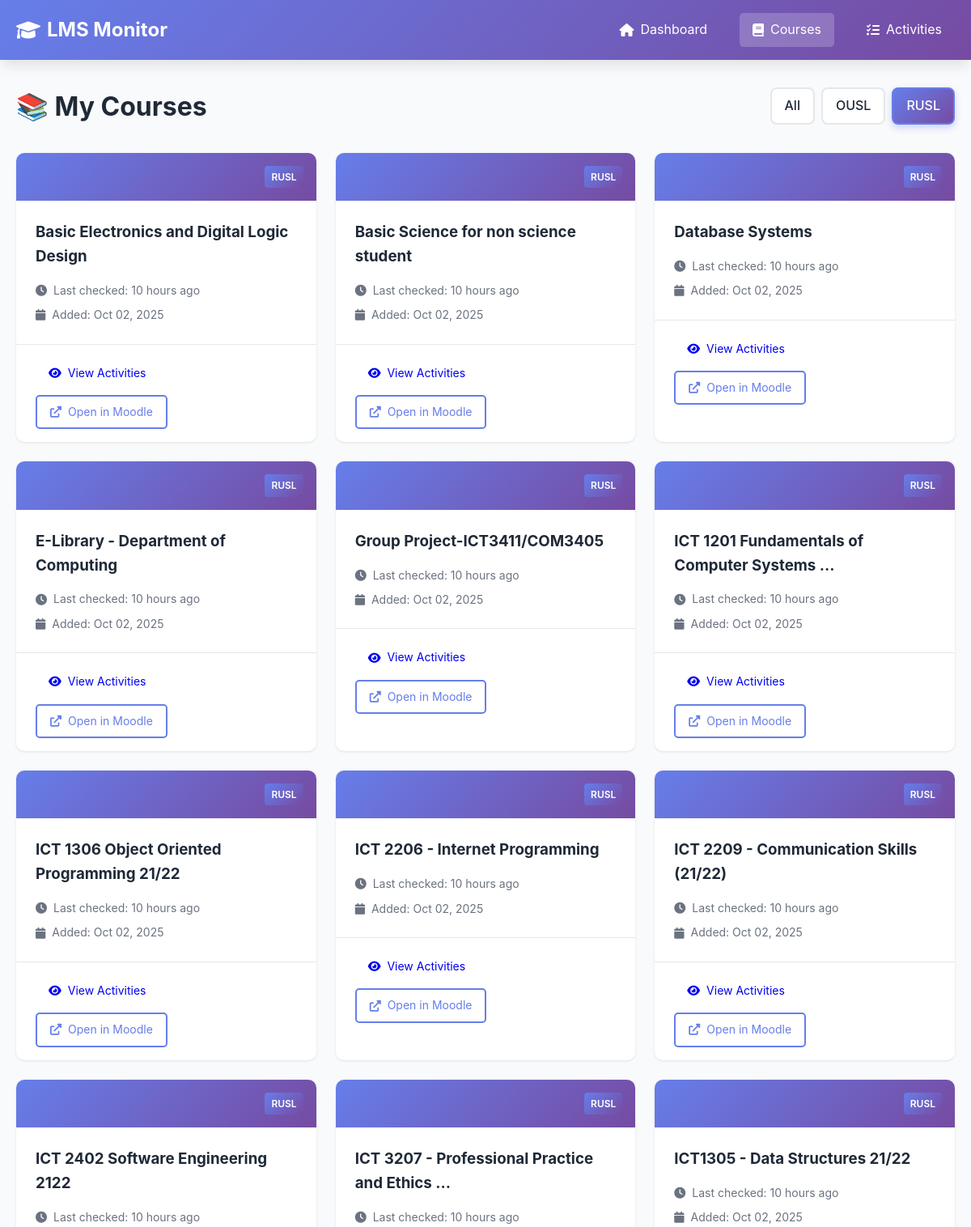
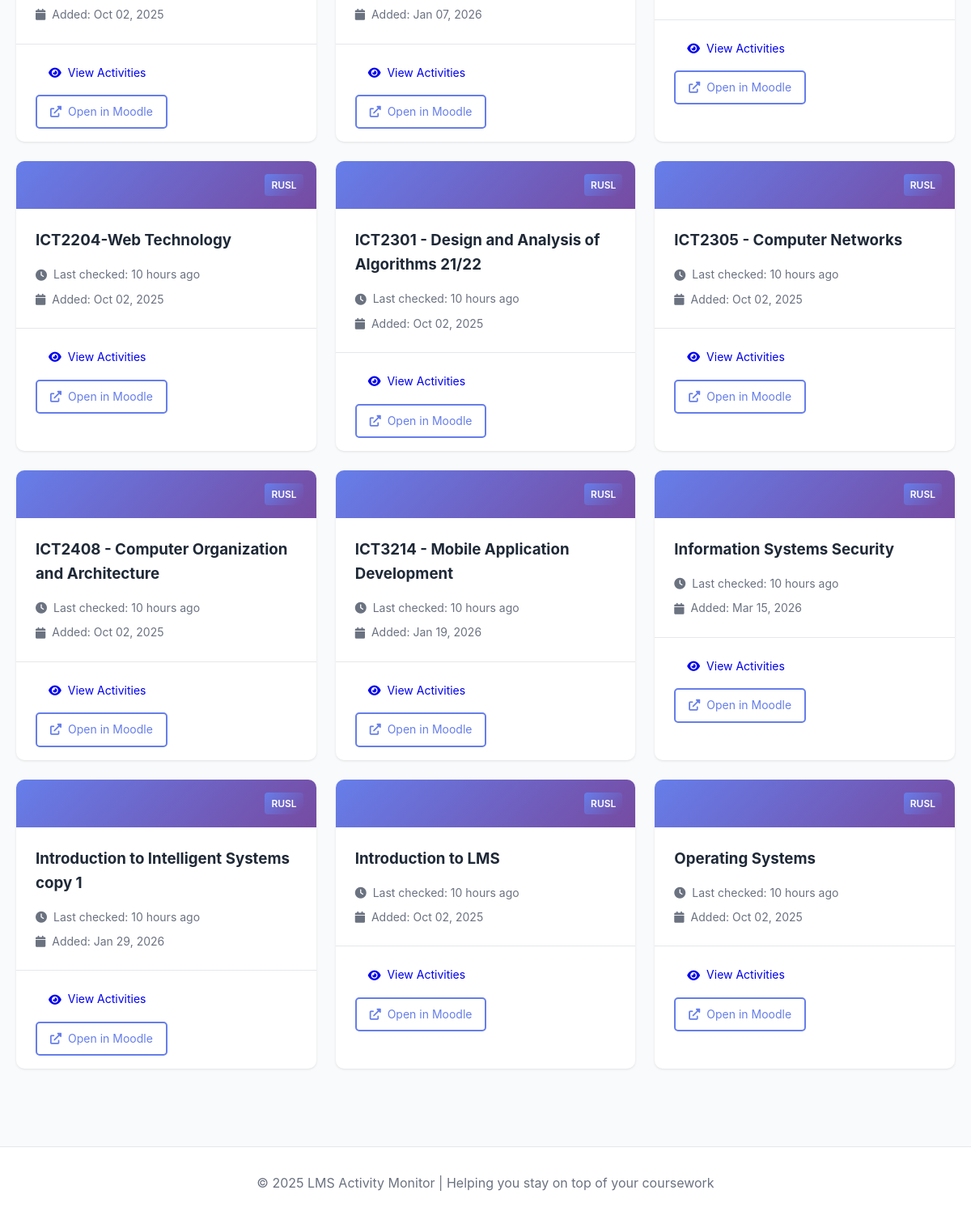
The page /courses?lms=RUSL on the database as committed earlier (2 pictures, top to bottom).
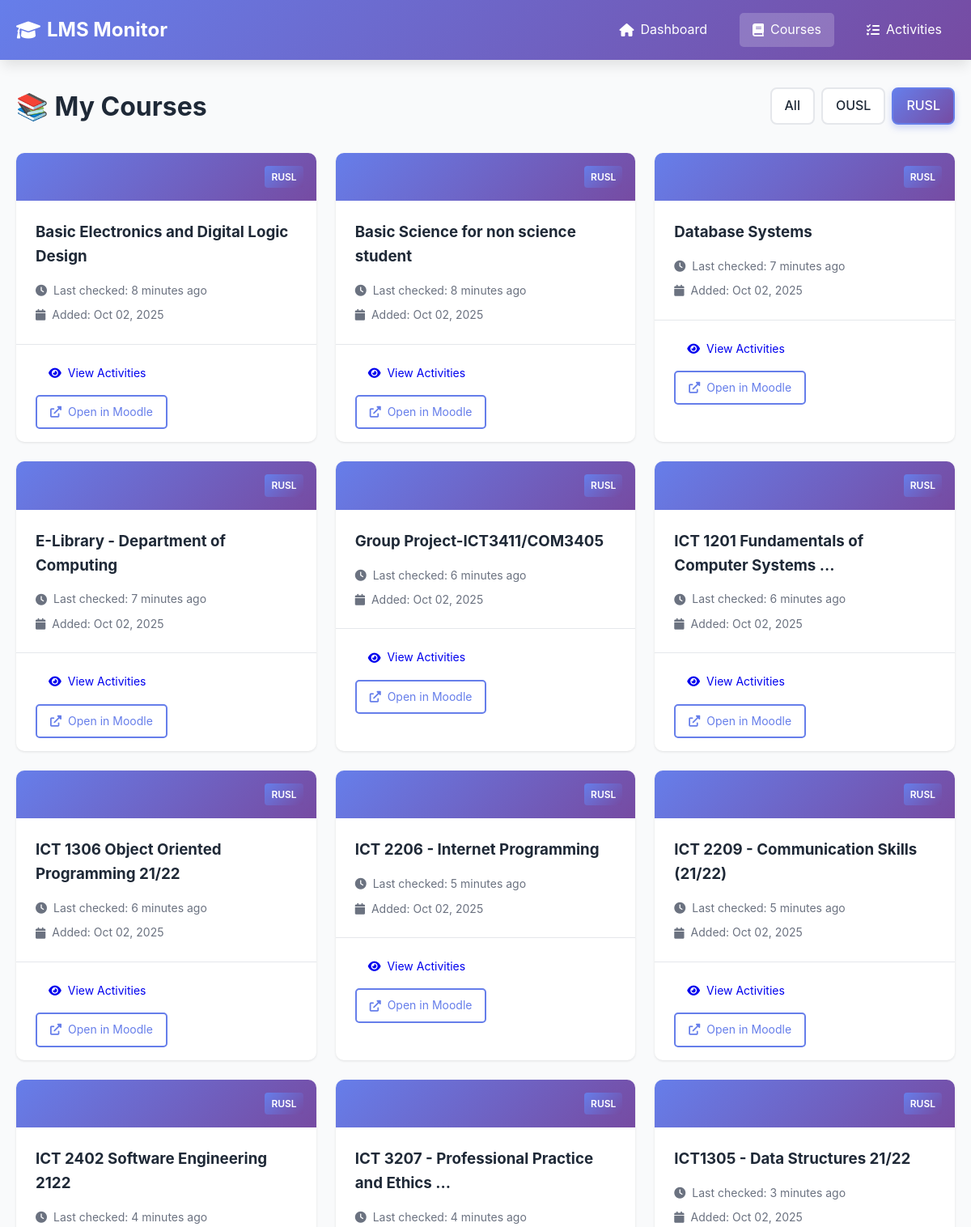
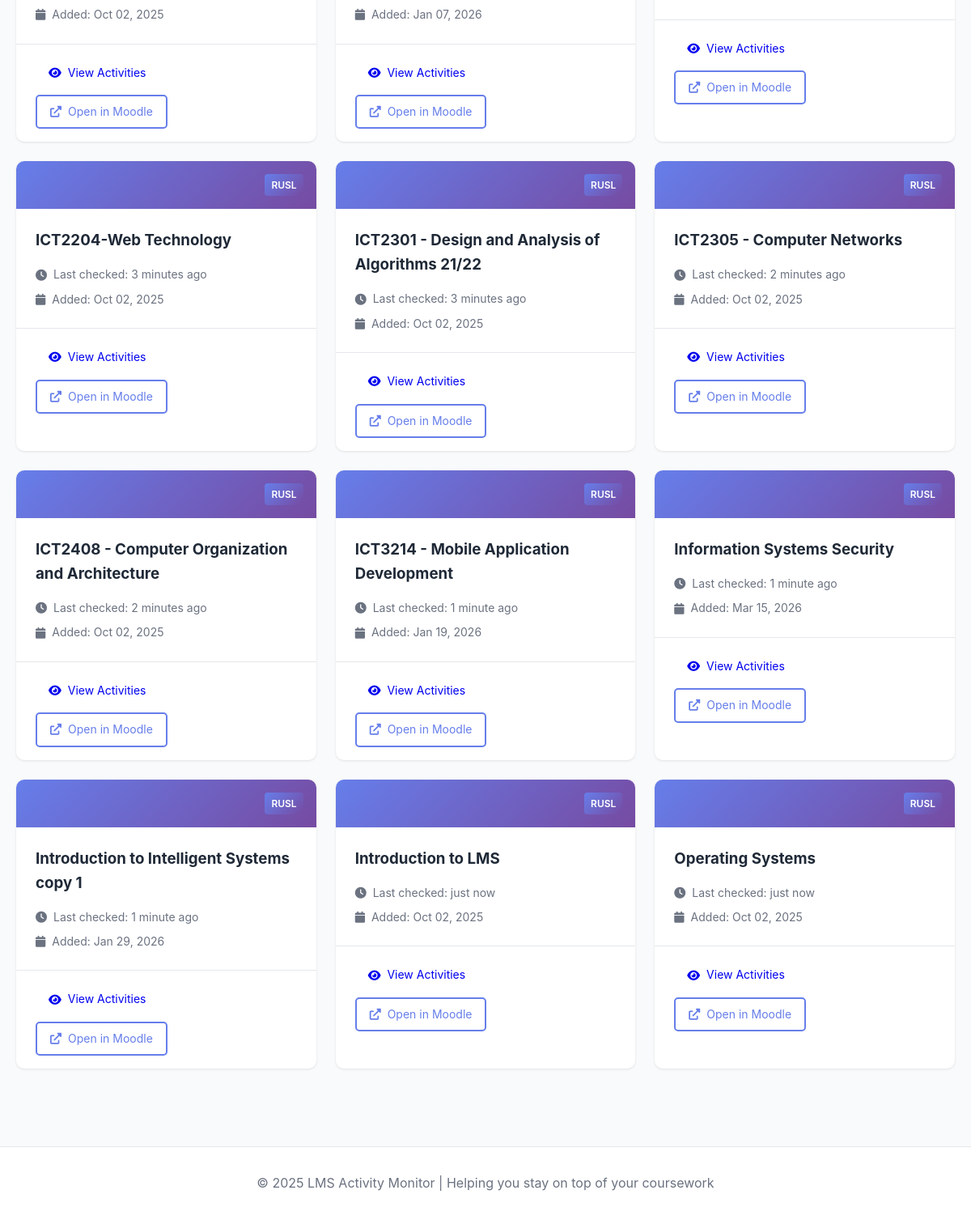
The same page on the database as committed later (2 pictures, top to bottom).
### tables this page shows
CREATE TABLE courses (
                id INTEGER PRIMARY KEY AUTOINCREMENT,
                course_id TEXT UNIQUE NOT NULL,
                lms_name TEXT NOT NULL,
                course_name TEXT NOT NULL,
                course_url TEXT,
                first_seen TIMESTAMP DEFAULT CURRENT_TIMESTAMP,
                last_checked TIMESTAMP DEFAULT CURRENT_TIMESTAMP
            );

### app.py (the view)
@app.route('/courses')
def courses():
    lms_filter = request.args.get('lms', None)
    courses_list = db.get_all_courses(lms_name=lms_filter)
    return render_template('courses.html', courses=courses_list, lms_filter=lms_filter)

### app.py (called while the page is built)
@app.template_filter('datetime')
def format_datetime(value, format='%Y-%m-%d %H:%M:%S'):
    if value is None:
        return ''
    if isinstance(value, str):
        try:
            value = datetime.fromisoformat(value.replace('Z', '+00:00'))
        except:
            return value
    if value.tzinfo is None:
        from datetime import timezone
        value = value.replace(tzinfo=timezone.utc)
    from datetime import timezone, timedelta
    colombo_tz = timezone(timedelta(hours=5, minutes=30))
    local_time = value.astimezone(colombo_tz)
    return local_time.strftime(format)

### database.py (called while the page is built)
    def get_connection(self):
        return sqlite3.connect(self.db_path)

    def get_all_courses(self, lms_name: str = None) -> List[Dict[str, Any]]:
        conn = self.get_connection()
        cursor = conn.cursor()
        if lms_name:
            cursor.execute("""
                SELECT course_id, lms_name, course_name, course_url, first_seen, last_checked
                FROM courses
                WHERE lms_name = ?
                ORDER BY course_name
            """, (lms_name,))
        else:
            cursor.execute("""
                SELECT course_id, lms_name, course_name, course_url, first_seen, last_checked
                FROM courses
                ORDER BY lms_name, course_name
            """)
        columns = [desc[0] for desc in cursor.description]
        courses = [dict(zip(columns, row)) for row in cursor.fetchall()]
        conn.close()
        return courses

### templates/courses.html (shortened to what this page needs)
{% extends "base.html" %}  {% block content %}
<div class="page-header">
  <h1>📚 My Courses</h1>
  <div class="filters">
    <a
      href="/courses"
      class="filter-btn {% if not lms_filter %}active{% endif %}"
      >All</a
    >
    <a
      href="/courses?lms=OUSL"
      class="filter-btn {% if lms_filter == 'OUSL' %}active{% endif %}"
      >OUSL</a
    >
    <a
      href="/courses?lms=RUSL"
      class="filter-btn {% if lms_filter == 'RUSL' %}active{% endif %}"
      >RUSL</a
    >
  </div>
</div>
{% if courses %}
<div class="courses-grid">
  {% for course in courses %}
  <div class="course-card">
    <div class="course-header">
      <div class="lms-badge">{{ course.lms_name }}</div>
    </div>
    <div class="course-body">
      <h3>{{ course.course_name }}</h3>
      <div class="course-meta">
        <p>
          <i class="fas fa-clock"></i> Last checked: {{
          course.last_checked|timeago }}
        </p>
        <p>
          <i class="fas fa-calendar"></i> Added: {{
          course.first_seen|datetime('%b %d, %Y') }}
        </p>
      </div>
    </div>
    <div class="course-footer">
      <a href="/course/{{ course.course_id }}" class="btn btn-small">
        <i class="fas fa-eye"></i> View Activities
      </a>
      {% if course.course_url %}
      <a
        href="{{ course.course_url }}"
        target="_blank"
        class="btn btn-small btn-outline"
      >
        <i class="fas fa-external-link-alt"></i> Open in Moodle
      </a>
      {% endif %}
    </div>
  </div>
  {% endfor %}
</div>
{% endif %} {% endblock %}

### templates/base.html (shortened to what this page needs)
<!DOCTYPE html>
<html lang="en">
  <head>
    <link
      rel="stylesheet"
      href="{{ url_for('static', filename='style.css') }}"
    />
    <link
      rel="stylesheet"
      href="https://cdnjs.cloudflare.com/ajax/libs/font-awesome/6.0.0/css/all.min.css"
    />
  </head>
  <body>
    <nav class="navbar">
      <div class="container">
        <div class="nav-brand">
          <i class="fas fa-graduation-cap"></i>
          <span>LMS Monitor</span>
        </div>
        <ul class="nav-menu">
          <li>
            <a
              href="/"
              class="{% if request.endpoint == 'index' %}active{% endif %}"
            >
              <i class="fas fa-home"></i> Dashboard
            </a>
          </li>
          <li>
            <a
              href="/courses"
              class="{% if request.endpoint == 'courses' %}active{% endif %}"
            >
              <i class="fas fa-book"></i> Courses
            </a>
          </li>
          <li>
            <a
              href="/activities"
              class="{% if request.endpoint == 'activities' %}active{% endif %}"
            >
              <i class="fas fa-tasks"></i> Activities
            </a>
          </li>
        </ul>
      </div>
    </nav>
    <main class="main-content">
      <div class="container">{% block content %}{% endblock %}</div>
    </main>
    <footer class="footer">
      <div class="container">
        <p>
          &copy; 2025 LMS Activity Monitor | Helping you stay on top of your
          coursework
        </p>
      </div>
    </footer>
  </body>
</html>

### static/style.css (style rules this page uses)
:root { --primary-color: #667eea; --secondary-color: #764ba2; --accent-color: #f093fb; --success-color: #10b981; --danger-color: #ef4444; --warning-color: #f59e0b; --info-color: #3b82f6; --text-color: #1f2937; --text-light: #6b7280; --bg-color: #f9fafb; --card-bg: #ffffff; --border-color: #e5e7eb; --shadow: 0 1px 3px rgba(0, 0, 0, 0.1); --shadow-lg: 0 10px 15px -3px rgba(0, 0, 0, 0.1); }
* { margin: 0; padding: 0; box-sizing: border-box; }
body { font-family: -apple-system, BlinkMacSystemFont, "Segoe UI", Roboto, "Helvetica Neue", Arial, sans-serif; line-height: 1.6; color: var(--text-color); background-color: var(--bg-color); }
.container { max-width: 1200px; margin: 0 auto; padding: 0 20px; }
.navbar { background: linear-gradient( 135deg, var(--primary-color) 0%, var(--secondary-color) 100% ); color: white; padding: 1rem 0; box-shadow: var(--shadow-lg); }
.navbar .container { display: flex; justify-content: space-between; align-items: center; }
.nav-brand { font-size: 1.5rem; font-weight: bold; display: flex; align-items: center; gap: 0.5rem; }
.nav-menu { display: flex; list-style: none; gap: 1.5rem; }
.nav-menu a { color: white; text-decoration: none; padding: 0.5rem 1rem; border-radius: 5px; transition: background 0.3s; display: flex; align-items: center; gap: 0.5rem; }
.nav-menu a:hover, .nav-menu a.active { background: rgba(255, 255, 255, 0.2); }
.main-content { min-height: calc(100vh - 160px); padding: 2rem 0; }
.page-header { display: flex; justify-content: space-between; align-items: center; margin-bottom: 2rem; flex-wrap: wrap; gap: 1rem; }
.page-header h1 { font-size: 2rem; color: var(--text-color); }
.btn { padding: 0.75rem 1.5rem; border: none; border-radius: 5px; cursor: pointer; font-size: 1rem; text-decoration: none; display: inline-flex; align-items: center; gap: 0.5rem; transition: all 0.3s; }
.btn-small { padding: 0.5rem 1rem; font-size: 0.875rem; }
.btn-outline { background: transparent; border: 2px solid var(--primary-color); color: var(--primary-color); }
.lms-badge { background: var(--secondary-color); color: white; padding: 0.25rem 0.5rem; border-radius: 3px; font-size: 0.75rem; font-weight: 600; }
.courses-grid { display: grid; grid-template-columns: repeat(auto-fill, minmax(300px, 1fr)); gap: 1.5rem; }
.course-card { background: var(--card-bg); border-radius: 10px; box-shadow: var(--shadow); overflow: hidden; transition: transform 0.3s; }
.course-header { background: linear-gradient( 135deg, var(--primary-color) 0%, var(--secondary-color) 100% ); padding: 1rem; display: flex; justify-content: flex-end; }
.course-body { padding: 1.5rem; }
.course-body h3 { margin-bottom: 1rem; color: var(--text-color); }
.course-meta { display: flex; flex-direction: column; gap: 0.5rem; }
.course-meta p { color: var(--text-light); font-size: 0.875rem; display: flex; align-items: center; gap: 0.5rem; }
.course-footer { padding: 1rem 1.5rem; border-top: 1px solid var(--border-color); display: flex; gap: 0.5rem; flex-wrap: wrap; }
.filters { display: flex; gap: 0.5rem; }
.filters .filter-btn { padding: 0.5rem 1rem; border: 2px solid var(--border-color); background: var(--card-bg); color: var(--text-color); border-radius: 8px; text-decoration: none; transition: all 0.3s; font-weight: 500; display: inline-flex; align-items: center; justify-content: center; }
.filters .filter-btn.active { border-color: var(--primary-color); color: white; background: linear-gradient(135deg, var(--primary-color), var(--secondary-color)); box-shadow: 0 4px 8px rgba(102, 126, 234, 0.3); }
.footer { background: var(--card-bg); border-top: 1px solid var(--border-color); padding: 2rem 0; margin-top: 4rem; text-align: center; color: var(--text-light); }
.lms-badge { display: inline-block; padding: 0.25rem 0.5rem; background: linear-gradient(135deg, #667eea, #764ba2); color: white; border-radius: 4px; font-size: 0.75rem; font-weight: 600; margin-left: 0.5rem; }

Rows that differ between the two databases and show on the page:
changed courses "Basic Electronics and Digital Logic Design": last_checked "10 hours ago" → "8 minutes ago"
changed courses "Basic Science for non science student": last_checked "10 hours ago" → "8 minutes ago"
changed courses "Database Systems": last_checked "10 hours ago" → "7 minutes ago"
changed courses "E-Library - Department of Computing": last_checked "10 hours ago" → "7 minutes ago"
changed courses "Group Project-ICT3411/COM3405": last_checked "10 hours ago" → "6 minutes ago"
changed courses "ICT 1201 Fundamentals of Computer Systems ...": last_checked "10 hours ago" → "6 minutes ago"
changed courses "ICT 1306 Object Oriented Programming 21/22": last_checked "10 hours ago" → "6 minutes ago"
changed courses "ICT 2206 - Internet Programming": last_checked "10 hours ago" → "5 minutes ago"
changed courses "ICT 2209 - Communication Skills (21/22)": last_checked "10 hours ago" → "5 minutes ago"
changed courses "ICT 2402 Software Engineering 2122": last_checked "10 hours ago" → "4 minutes ago"
changed courses "Jan 07, 2026": last_checked "10 hours ago" → "4 minutes ago"
changed courses "ICT1305 - Data Structures 21/22": last_checked "10 hours ago" → "3 minutes ago"
changed courses "ICT2204-Web Technology": last_checked "10 hours ago" → "3 minutes ago"
changed courses "ICT2301 - Design and Analysis of Algorithms 21/22": last_checked "10 hours ago" → "3 minutes ago"
changed courses "ICT2305 - Computer Networks": last_checked "10 hours ago" → "2 minutes ago"
changed courses "ICT2408 - Computer Organization and Architecture": last_checked "10 hours ago" → "2 minutes ago"
changed courses "ICT3214 - Mobile Application Development": last_checked "10 hours ago" → "1 minute ago"
changed courses "Information Systems Security": last_checked "10 hours ago" → "1 minute ago"
changed courses "Introduction to Intelligent Systems copy 1": last_checked "10 hours ago" → "1 minute ago"
changed courses "Introduction to LMS": last_checked "10 hours ago" → "just now"
changed courses "Operating Systems": last_checked "10 hours ago" → "just now"
